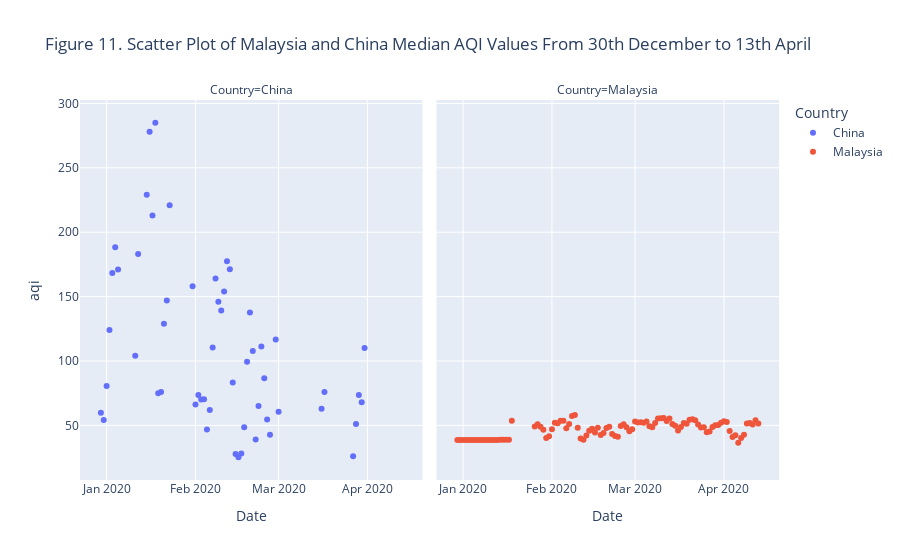

Write notebook code for a chart like this one.
### Code cell
#ploting an interactive scatter plot with plotly express
#AQI indicator
px.scatter(data_frame= air_quality_aqi , x='Date' , y='aqi', hover_name = 'Country', color='Country', facet_col='Country',
          title='Figure 11. Scatter Plot of Malaysia and China Median AQI Values From 30th December to 13th April')

### Figure 1 — Plotly figure (JSON) as saved in the notebook; plotly's stock layout.template omitted (floating-point values rounded to 4 significant figures)
{"data": [{"hovertemplate": "<b>%{hovertext}</b><br><br>Country=China<br>Date=%{x}<br>aqi=%{y}<extra></extra>", "hovertext": ["China", "China", "China", "China", "China", "China", "China", "China", "China", "China", "China", "China", "China", "China", "China", "China", "China", "China", "China", "China", "China", "China", "China", "China", "China", "China", "China", "China", "China", "China", "China", "China", "China", "China", "China", "China", "China", "China", "China", "China", "China", "China", "China", "China", "China", "China", "China", "China", "China", "China", "China", "China", "China", "China", "China"], "legendgroup": "China", "marker": {"color": "#636efa", "symbol": "circle"}, "mode": "markers", "name": "China", "showlegend": true, "type": "scatter", "x": ["2019-12-30T00:00:00", "2019-12-31T00:00:00", "2020-01-01T00:00:00", "2020-01-02T00:00:00", "2020-01-03T00:00:00", "2020-01-04T00:00:00", "2020-01-05T00:00:00", "2020-01-11T00:00:00", "2020-01-12T00:00:00", "2020-01-15T00:00:00", "2020-01-16T00:00:00", "2020-01-17T00:00:00", "2020-01-18T00:00:00", "2020-01-19T00:00:00", "2020-01-20T00:00:00", "2020-01-21T00:00:00", "2020-01-22T00:00:00", "2020-01-23T00:00:00", "2020-01-31T00:00:00", "2020-02-01T00:00:00", "2020-02-02T00:00:00", "2020-02-03T00:00:00", "2020-02-04T00:00:00", "2020-02-05T00:00:00", "2020-02-06T00:00:00", "2020-02-07T00:00:00", "2020-02-08T00:00:00", "2020-02-09T00:00:00", "2020-02-10T00:00:00", "2020-02-11T00:00:00", "2020-02-12T00:00:00", "2020-02-13T00:00:00", "2020-02-14T00:00:00", "2020-02-15T00:00:00", "2020-02-16T00:00:00", "2020-02-17T00:00:00", "2020-02-18T00:00:00", "2020-02-19T00:00:00", "2020-02-20T00:00:00", "2020-02-21T00:00:00", "2020-02-22T00:00:00", "2020-02-23T00:00:00", "2020-02-24T00:00:00", "2020-02-25T00:00:00", "2020-02-26T00:00:00", "2020-02-27T00:00:00", "2020-02-29T00:00:00", "2020-03-01T00:00:00", "2020-03-16T00:00:00", "2020-03-17T00:00:00", "2020-03-27T00:00:00", "2020-03-28T00:00:00", "2020-03-29T00:00:00", "2020-03-30T00:00:00", "2020-03-31T00:00:00"], "xaxis": "x", "y": [59.75, 54.25, 80.5, 124, 168.2, 188.2, 171, 104, 183, 229, 278, 213, 285, 75, 76, 129, 147, 221, 158, 66.25, 73.5, 70, 70.25, 46.75, 62, 110.5, 164, 146, 139.2, 154, 177.5, 171.2, 83.25, 27.75, 25.25, 28.25, 48.5, 99.5, 137.8, 107.8, 39, 65, 111.2, 86.5, 54.5, 42.75, 116.8, 60.5, 63, 76, 26, 51, 73.5, 68, 110], "yaxis": "y"}, {"hovertemplate": "<b>%{hovertext}</b><br><br>Country=Malaysia<br>Date=%{x}<br>aqi=%{y}<extra></extra>", "hovertext": ["Malaysia", "Malaysia", "Malaysia", "Malaysia", "Malaysia", "Malaysia", "Malaysia", "Malaysia", "Malaysia", "Malaysia", "Malaysia", "Malaysia", "Malaysia", "Malaysia", "Malaysia", "Malaysia", "Malaysia", "Malaysia", "Malaysia", "Malaysia", "Malaysia", "Malaysia", "Malaysia", "Malaysia", "Malaysia", "Malaysia", "Malaysia", "Malaysia", "Malaysia", "Malaysia", "Malaysia", "Malaysia", "Malaysia", "Malaysia", "Malaysia", "Malaysia", "Malaysia", "Malaysia", "Malaysia", "Malaysia", "Malaysia", "Malaysia", "Malaysia", "Malaysia", "Malaysia", "Malaysia", "Malaysia", "Malaysia", "Malaysia", "Malaysia", "Malaysia", "Malaysia", "Malaysia", "Malaysia", "Malaysia", "Malaysia", "Malaysia", "Malaysia", "Malaysia", "Malaysia", "Malaysia", "Malaysia", "Malaysia", "Malaysia", "Malaysia", "Malaysia", "Malaysia", "Malaysia", "Malaysia", "Malaysia", "Malaysia", "Malaysia", "Malaysia", "Malaysia", "Malaysia", "Malaysia", "Malaysia", "Malaysia", "Malaysia", "Malaysia", "Malaysia", "Malaysia", "Malaysia", "Malaysia", "Malaysia", "Malaysia", "Malaysia", "Malaysia", "Malaysia", "Malaysia", "Malaysia", "Malaysia", "Malaysia", "Malaysia", "Malaysia", "Malaysia", "Malaysia", "Malaysia", "Malaysia"], "legendgroup": "Malaysia", "marker": {"color": "#EF553B", "symbol": "circle"}, "mode": "markers", "name": "Malaysia", "showlegend": true, "type": "scatter", "x": ["2019-12-30T00:00:00", "2019-12-31T00:00:00", "2020-01-01T00:00:00", "2020-01-02T00:00:00", "2020-01-03T00:00:00", "2020-01-04T00:00:00", "2020-01-05T00:00:00", "2020-01-06T00:00:00", "2020-01-07T00:00:00", "2020-01-08T00:00:00", "2020-01-09T00:00:00", "2020-01-10T00:00:00", "2020-01-11T00:00:00", "2020-01-12T00:00:00", "2020-01-13T00:00:00", "2020-01-14T00:00:00", "2020-01-15T00:00:00", "2020-01-16T00:00:00", "2020-01-17T00:00:00", "2020-01-18T00:00:00", "2020-01-26T00:00:00", "2020-01-27T00:00:00", "2020-01-28T00:00:00", "2020-01-29T00:00:00", "2020-01-30T00:00:00", "2020-01-31T00:00:00", "2020-02-01T00:00:00", "2020-02-02T00:00:00", "2020-02-03T00:00:00", "2020-02-04T00:00:00", "2020-02-05T00:00:00", "2020-02-06T00:00:00", "2020-02-07T00:00:00", "2020-02-08T00:00:00", "2020-02-09T00:00:00", "2020-02-10T00:00:00", "2020-02-11T00:00:00", "2020-02-12T00:00:00", "2020-02-13T00:00:00", "2020-02-14T00:00:00", "2020-02-15T00:00:00", "2020-02-16T00:00:00", "2020-02-17T00:00:00", "2020-02-18T00:00:00", "2020-02-19T00:00:00", "2020-02-20T00:00:00", "2020-02-21T00:00:00", "2020-02-22T00:00:00", "2020-02-23T00:00:00", "2020-02-24T00:00:00", "2020-02-25T00:00:00", "2020-02-26T00:00:00", "2020-02-27T00:00:00", "2020-02-28T00:00:00", "2020-02-29T00:00:00", "2020-03-01T00:00:00", "2020-03-02T00:00:00", "2020-03-03T00:00:00", "2020-03-04T00:00:00", "2020-03-05T00:00:00", "2020-03-06T00:00:00", "2020-03-07T00:00:00", "2020-03-08T00:00:00", "2020-03-09T00:00:00", "2020-03-10T00:00:00", "2020-03-11T00:00:00", "2020-03-12T00:00:00", "2020-03-13T00:00:00", "2020-03-14T00:00:00", "2020-03-15T00:00:00", "2020-03-16T00:00:00", "2020-03-17T00:00:00", "2020-03-18T00:00:00", "2020-03-19T00:00:00", "2020-03-20T00:00:00", "2020-03-21T00:00:00", "2020-03-22T00:00:00", "2020-03-23T00:00:00", "2020-03-24T00:00:00", "2020-03-25T00:00:00", "2020-03-26T00:00:00", "2020-03-27T00:00:00", "2020-03-28T00:00:00", "2020-03-29T00:00:00", "2020-03-30T00:00:00", "2020-03-31T00:00:00", "2020-04-01T00:00:00", "2020-04-02T00:00:00", "2020-04-03T00:00:00", "2020-04-04T00:00:00", "2020-04-05T00:00:00", "2020-04-06T00:00:00", "2020-04-07T00:00:00", "2020-04-08T00:00:00", "2020-04-09T00:00:00", "2020-04-10T00:00:00", "2020-04-11T00:00:00", "2020-04-12T00:00:00", "2020-04-13T00:00:00"], "xaxis": "x2", "y": [38.62, 38.62, 38.62, 38.62, 38.62, 38.62, 38.62, 38.62, 38.62, 38.69, 38.69, 38.62, 38.62, 38.62, 38.62, 38.85, 38.77, 38.77, 38.77, 53.62, 49.08, 50.85, 49, 46.69, 40.23, 41.62, 46.92, 52.08, 51.62, 53.62, 53.54, 47.85, 51.08, 57.23, 58, 48.23, 39.77, 38.77, 42.08, 45.85, 47.31, 44.46, 48.23, 42.54, 44, 48, 48.92, 43.23, 41.69, 41.23, 49.54, 50.85, 48.54, 45.46, 46.92, 53, 52.23, 52.46, 52, 53.08, 49.31, 48.54, 51.85, 55.38, 55.62, 55.77, 53.46, 55.38, 51.08, 49.77, 46, 48.77, 51.92, 51.23, 54.38, 54.77, 54, 50.69, 48.38, 48.62, 44.69, 45.15, 48.69, 50.08, 50.38, 52, 53.15, 52.62, 45.69, 41, 42.38, 36.54, 40.23, 42.77, 51.54, 51.92, 50.77, 54, 51.54], "yaxis": "y2"}], "layout": {"annotations": [{"font": {}, "showarrow": false, "text": "Country=China", "x": 0.245, "xanchor": "center", "xref": "paper", "y": 1, "yanchor": "bottom", "yref": "paper"}, {"font": {}, "showarrow": false, "text": "Country=Malaysia", "x": 0.755, "xanchor": "center", "xref": "paper", "y": 1, "yanchor": "bottom", "yref": "paper"}], "legend": {"title": {"text": "Country"}, "tracegroupgap": 0}, "title": {"text": "Figure 11. Scatter Plot of Malaysia and China Median AQI Values From 30th December to 13th April"}, "xaxis": {"anchor": "y", "domain": [0, 0.49], "title": {"text": "Date"}}, "xaxis2": {"anchor": "y2", "domain": [0.51, 1], "matches": "x", "title": {"text": "Date"}}, "yaxis": {"anchor": "x", "domain": [0, 1], "title": {"text": "aqi"}}, "yaxis2": {"anchor": "x2", "domain": [0, 1], "matches": "y", "showticklabels": false}}}
